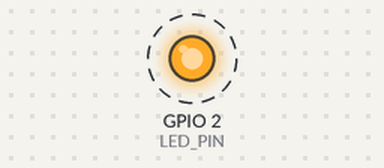
Recording of a sketch running on a simulated ESP32. On the bench: output pins drawn as LEDs (lit = HIGH). Dashed ring = blinking. What the sketch prints to the serial monitor is not drawn.

Above: at 0.5 s.
Timing chart, 0 to 4.6 s (numbered marks = the images above):
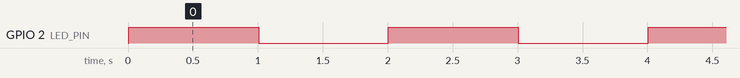

The sketch:

01_blink_test.ino
```cpp
/*
 * 01_blink_test.ino
 * โค้ดทดสอบไฟ LED กะพริบบนบอร์ด DOIT ESP32 DEVKIT V1 (พิน GPIO 2)
 */

#define LED_PIN 2

void setup() {
  // เริ่มต้น Serial Port ที่ Baud rate 115200
  Serial.begin(115200);

  // กำหนดให้ขา LED_PIN ทำงานเป็น Output
  pinMode(LED_PIN, OUTPUT);

  Serial.println("\n==================================");
  Serial.println("  ESP32 GPIO 2 Blink Test Started ");
  Serial.println("==================================");
}

void loop() {
  // สั่งเปิดไฟ LED
  digitalWrite(LED_PIN, HIGH);
  Serial.println("[Status] LED is ON");
  delay(1000); // รอ 1 วินาที

  // สั่งปิดไฟ LED
  digitalWrite(LED_PIN, LOW);
  Serial.println("[Status] LED is OFF");
  delay(1000); // รอ 1 วินาที
}
```

Measured:
- by itself, GPIO 2 (LED_PIN): alternates HIGH for 1.0 s and LOW for 1.0 s
